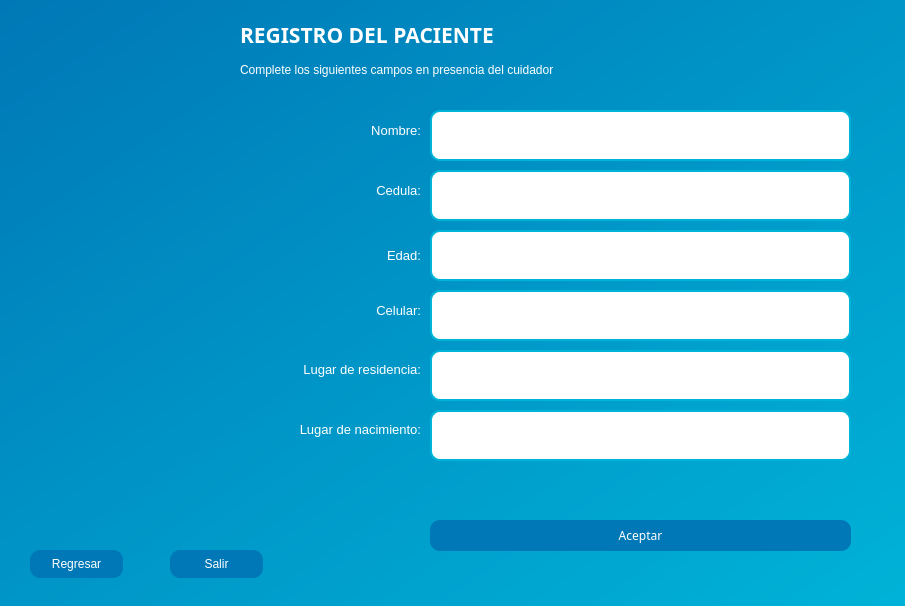
<?xml version="1.0" encoding="UTF-8"?>
<ui version="4.0">
 <class>Form</class>
 <widget class="QWidget" name="Form">
  <property name="geometry">
   <rect>
    <x>0</x>
    <y>0</y>
    <width>905</width>
    <height>606</height>
   </rect>
  </property>
  <property name="windowTitle">
   <string>Form</string>
  </property>
  <widget class="QWidget" name="widget" native="true">
   <property name="geometry">
    <rect>
     <x>-10</x>
     <y>-10</y>
     <width>931</width>
     <height>631</height>
    </rect>
   </property>
   <property name="styleSheet">
    <string notr="true">QWidget {
    background: qlineargradient(x1:0, y1:0, x2:1, y2:1, stop:0 #0077b6, stop:0.5 #0096c7, stop:1 #00b4d8);
}

QLabel {
    background-color: transparent;  /* Fondo transparente para QLabel */
    color: white;  /* Color del texto del QLabel */
    font-size: 16px;  /* Tamaño de fuente del QLabel */
}

QLineEdit {
    background-color: white;  /* Fondo sólido blanco para QLineEdit */
    border: 2px solid #00b4d8;
    border-radius: 10px;
    padding: 10px;
    font-size: 16px;
    color: black;
}

QLineEdit:focus {
    border: 2px solid #0077b6; /* Color del borde al enfocar */
    outline: none;
}


QPushButton{
	border-radius: 10px;
	color: white;
	background-color: rgb(0, 119, 182)
}</string>
   </property>
   <widget class="QLabel" name="label">
    <property name="geometry">
     <rect>
      <x>250</x>
      <y>0</y>
      <width>421</width>
      <height>91</height>
     </rect>
    </property>
    <property name="font">
     <font>
      <family>Montserrat</family>
      <pointsize>-1</pointsize>
      <weight>75</weight>
      <bold>true</bold>
     </font>
    </property>
    <property name="text">
     <string>&lt;html&gt;&lt;head/&gt;&lt;body&gt;&lt;p&gt;&lt;span style=&quot; font-size:16pt;&quot;&gt;REGISTRO DEL PACIENTE&lt;/span&gt;&lt;/p&gt;&lt;/body&gt;&lt;/html&gt;</string>
    </property>
   </widget>
   <widget class="QLineEdit" name="lineEdit_nombre">
    <property name="geometry">
     <rect>
      <x>440</x>
      <y>120</y>
      <width>421</width>
      <height>51</height>
     </rect>
    </property>
   </widget>
   <widget class="QPushButton" name="pushButton">
    <property name="geometry">
     <rect>
      <x>440</x>
      <y>530</y>
      <width>421</width>
      <height>31</height>
     </rect>
    </property>
    <property name="font">
     <font>
      <family>Montserrat</family>
      <pointsize>9</pointsize>
     </font>
    </property>
    <property name="styleSheet">
     <string notr="true"/>
    </property>
    <property name="text">
     <string>Aceptar</string>
    </property>
   </widget>
   <widget class="QLabel" name="label_2">
    <property name="geometry">
     <rect>
      <x>350</x>
      <y>130</y>
      <width>81</width>
      <height>21</height>
     </rect>
    </property>
    <property name="text">
     <string>&lt;html&gt;&lt;head/&gt;&lt;body&gt;&lt;p align=&quot;right&quot;&gt;&lt;span style=&quot; font-size:10pt;&quot;&gt;Nombre:&lt;/span&gt;&lt;/p&gt;&lt;/body&gt;&lt;/html&gt;</string>
    </property>
   </widget>
   <widget class="QLabel" name="label_3">
    <property name="geometry">
     <rect>
      <x>350</x>
      <y>190</y>
      <width>81</width>
      <height>21</height>
     </rect>
    </property>
    <property name="text">
     <string>&lt;html&gt;&lt;head/&gt;&lt;body&gt;&lt;p align=&quot;right&quot;&gt;&lt;span style=&quot; font-size:10pt;&quot;&gt;Cedula:&lt;/span&gt;&lt;/p&gt;&lt;/body&gt;&lt;/html&gt;</string>
    </property>
   </widget>
   <widget class="QLabel" name="label_4">
    <property name="geometry">
     <rect>
      <x>350</x>
      <y>250</y>
      <width>81</width>
      <height>31</height>
     </rect>
    </property>
    <property name="text">
     <string>&lt;html&gt;&lt;head/&gt;&lt;body&gt;&lt;p align=&quot;right&quot;&gt;&lt;span style=&quot; font-size:10pt;&quot;&gt;Edad:&lt;/span&gt;&lt;/p&gt;&lt;/body&gt;&lt;/html&gt;</string>
    </property>
   </widget>
   <widget class="QLabel" name="label_5">
    <property name="geometry">
     <rect>
      <x>360</x>
      <y>310</y>
      <width>71</width>
      <height>21</height>
     </rect>
    </property>
    <property name="text">
     <string>&lt;html&gt;&lt;head/&gt;&lt;body&gt;&lt;p align=&quot;right&quot;&gt;&lt;span style=&quot; font-size:10pt;&quot;&gt;Celular:&lt;/span&gt;&lt;/p&gt;&lt;/body&gt;&lt;/html&gt;</string>
    </property>
   </widget>
   <widget class="QLabel" name="label_6">
    <property name="geometry">
     <rect>
      <x>270</x>
      <y>370</y>
      <width>161</width>
      <height>20</height>
     </rect>
    </property>
    <property name="text">
     <string>&lt;html&gt;&lt;head/&gt;&lt;body&gt;&lt;p align=&quot;right&quot;&gt;&lt;span style=&quot; font-size:10pt;&quot;&gt;Lugar de residencia:&lt;/span&gt;&lt;/p&gt;&lt;/body&gt;&lt;/html&gt;</string>
    </property>
   </widget>
   <widget class="QLabel" name="label_7">
    <property name="geometry">
     <rect>
      <x>270</x>
      <y>430</y>
      <width>161</width>
      <height>20</height>
     </rect>
    </property>
    <property name="text">
     <string>&lt;html&gt;&lt;head/&gt;&lt;body&gt;&lt;p align=&quot;right&quot;&gt;&lt;span style=&quot; font-size:10pt;&quot;&gt;Lugar de nacimiento:&lt;/span&gt;&lt;/p&gt;&lt;/body&gt;&lt;/html&gt;</string>
    </property>
   </widget>
   <widget class="QLabel" name="label_8">
    <property name="geometry">
     <rect>
      <x>250</x>
      <y>70</y>
      <width>391</width>
      <height>20</height>
     </rect>
    </property>
    <property name="text">
     <string>&lt;html&gt;&lt;head/&gt;&lt;body&gt;&lt;p&gt;&lt;span style=&quot; font-size:9pt;&quot;&gt;Complete los siguientes campos en presencia del cuidador&lt;/span&gt;&lt;/p&gt;&lt;/body&gt;&lt;/html&gt;</string>
    </property>
   </widget>
   <widget class="QPushButton" name="pushButton_2">
    <property name="geometry">
     <rect>
      <x>40</x>
      <y>560</y>
      <width>93</width>
      <height>28</height>
     </rect>
    </property>
    <property name="text">
     <string>Regresar</string>
    </property>
   </widget>
   <widget class="QPushButton" name="pushButton_3">
    <property name="geometry">
     <rect>
      <x>180</x>
      <y>560</y>
      <width>93</width>
      <height>28</height>
     </rect>
    </property>
    <property name="text">
     <string>Salir</string>
    </property>
   </widget>
   <widget class="QLineEdit" name="lineEdit_nombre_2">
    <property name="geometry">
     <rect>
      <x>440</x>
      <y>180</y>
      <width>421</width>
      <height>51</height>
     </rect>
    </property>
   </widget>
   <widget class="QLineEdit" name="lineEdit_nombre_3">
    <property name="geometry">
     <rect>
      <x>440</x>
      <y>240</y>
      <width>421</width>
      <height>51</height>
     </rect>
    </property>
   </widget>
   <widget class="QLineEdit" name="lineEdit_nombre_4">
    <property name="geometry">
     <rect>
      <x>440</x>
      <y>300</y>
      <width>421</width>
      <height>51</height>
     </rect>
    </property>
   </widget>
   <widget class="QLineEdit" name="lineEdit_nombre_5">
    <property name="geometry">
     <rect>
      <x>440</x>
      <y>360</y>
      <width>421</width>
      <height>51</height>
     </rect>
    </property>
   </widget>
   <widget class="QLineEdit" name="lineEdit_nombre_6">
    <property name="geometry">
     <rect>
      <x>440</x>
      <y>420</y>
      <width>421</width>
      <height>51</height>
     </rect>
    </property>
   </widget>
  </widget>
 </widget>
 <resources/>
 <connections>
  <connection>
   <sender>pushButton_3</sender>
   <signal>clicked()</signal>
   <receiver>Form</receiver>
   <slot>close()</slot>
   <hints>
    <hint type="sourcelabel">
     <x>230</x>
     <y>561</y>
    </hint>
    <hint type="destinationlabel">
     <x>203</x>
     <y>633</y>
    </hint>
   </hints>
  </connection>
 </connections>
</ui>
